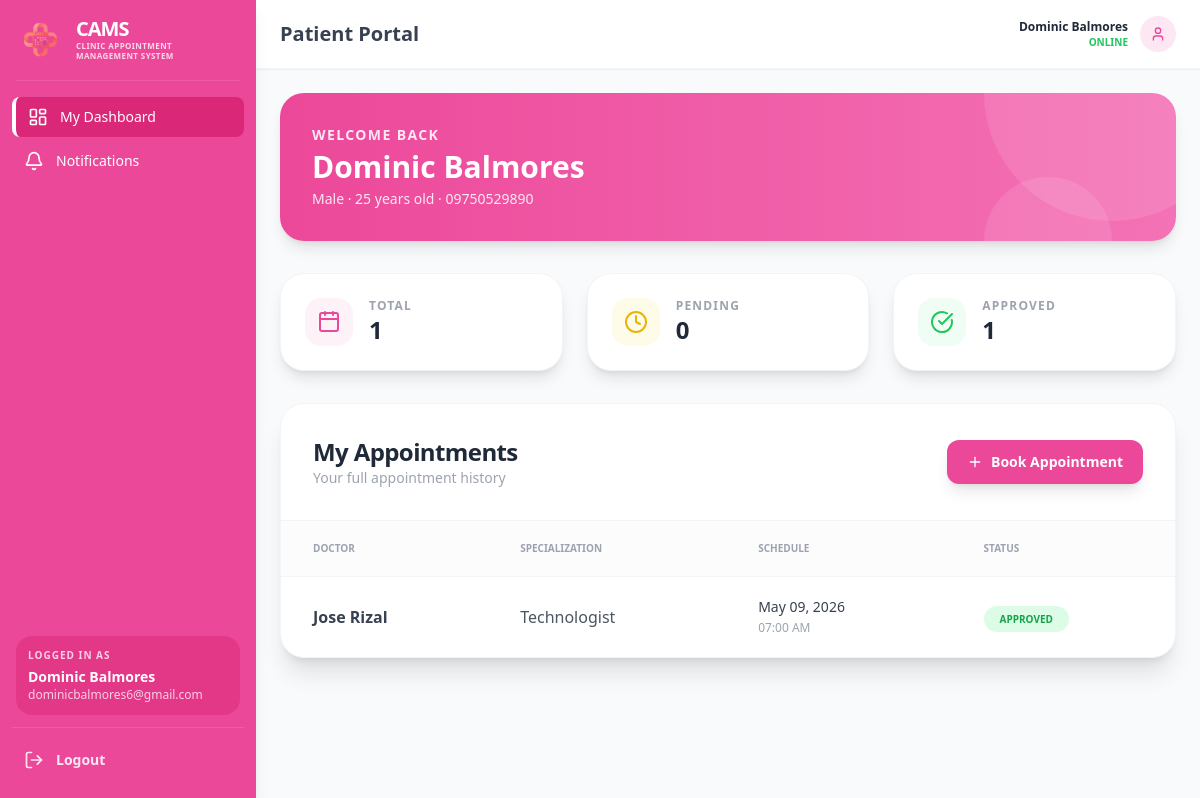
/patient_portal.php (signed in), run on the app's committed database.
### tables this page shows
CREATE TABLE `patients` (
  `id` int(11) NOT NULL,
  `name` varchar(100) NOT NULL,
  `age` int(11) DEFAULT NULL,
  `gender` varchar(10) DEFAULT NULL,
  `contact` varchar(20) NOT NULL,
  `email` varchar(100) NOT NULL,
  `address` text DEFAULT NULL,
  `status` varchar(20) DEFAULT 'Pending',
  `created_at` timestamp NOT NULL DEFAULT current_timestamp()
);

CREATE TABLE `users` (
  `id` int(11) NOT NULL,
  `username` varchar(100) DEFAULT NULL,
  `email` varchar(100) DEFAULT NULL,
  `password` varchar(255) NOT NULL,
  `role` enum('admin','staff','patient') DEFAULT 'patient',
  `created_at` timestamp NOT NULL DEFAULT current_timestamp()
);

CREATE TABLE `appointments` (
  `id` int(11) NOT NULL,
  `patient_id` int(11) NOT NULL,
  `doctor_id` int(11) NOT NULL,
  `appointment_date` date NOT NULL,
  `appointment_time` time NOT NULL,
  `status` enum('pending','approved','completed','cancelled') DEFAULT 'pending',
  `remarks` text DEFAULT NULL,
  `created_at` timestamp NOT NULL DEFAULT current_timestamp()
);

CREATE TABLE `doctors` (
  `id` int(11) NOT NULL,
  `name` varchar(100) NOT NULL,
  `specialization` varchar(100) DEFAULT NULL,
  `contact` varchar(20) DEFAULT NULL,
  `status` enum('available','unavailable') DEFAULT 'available',
  `created_at` timestamp NOT NULL DEFAULT current_timestamp()
);

### patient_portal.php (the view, shortened to what this page needs)
<?php
include("conn.php");
$username = $_SESSION['username'];
$u_res      = $conn->query("SELECT email FROM users WHERE username = '" . $conn->real_escape_string($username) . "'");
$u_data     = $u_res->fetch_assoc();
$user_email = $u_data['email'] ?? '';
$p_res   = $conn->query("SELECT * FROM patients WHERE email = '" . $conn->real_escape_string($user_email) . "' LIMIT 1");
$patient = $p_res->fetch_assoc();
$patient_id = $patient['id'] ?? null;
$appointments = [];
if ($patient_id) {
    $appt_res = $conn->query("
        SELECT a.*, d.name AS doctor_name, d.specialization
        FROM appointments a
        JOIN doctors d ON a.doctor_id = d.id
        WHERE a.patient_id = '$patient_id'
        ORDER BY a.appointment_date DESC, a.appointment_time DESC
    ");
    while ($row = $appt_res->fetch_assoc()) {
        $appointments[] = $row;
    }
}
$total_appts    = count($appointments);
$pending_count  = count(array_filter($appointments, fn($a) => $a['status'] === 'pending'));
$approved_count = count(array_filter($appointments, fn($a) => $a['status'] === 'approved'));
?>
<!DOCTYPE html>
<html lang="en">
<head>
    <script src="https://cdn.tailwindcss.com"></script>
</head>
<body class="bg-gray-50 overflow-hidden">
<div class="flex h-screen overflow-hidden">
    <aside id="sidebar" class="fixed md:static inset-y-0 left-0 z-50 w-64 bg-pink-500 text-white flex flex-col shadow-lg
                               -translate-x-full md:translate-x-0 transition-transform duration-300">
        <div class="flex items-center p-4 gap-3">
            <img class="w-12 h-12 flex-shrink-0" src="mainlogo.png" alt="CAMS Logo">
                        <div>
                <h1 class="font-bold text-xl uppercase tracking-tighter leading-none">CAMS</h1>
                <p class="font-bold text-[8px] text-pink-100 uppercase tracking-wider opacity-90 leading-tight mt-0.5">
                    Clinic Appointment <br> Management System
                </p>
            </div>
        </div>
        <hr class="border-pink-400 mx-4 opacity-50">
        <nav class="mt-4 flex-1 px-3">
            <ul class="space-y-1">
                <li>
                    <a href="patient_portal.php" class="flex items-center bg-pink-600 border-l-4 border-white px-3 py-2.5 rounded-lg transition-all">
                        <i data-lucide="layout-dashboard" class="w-5 h-5 flex-shrink-0"></i>
                        <span class="ml-3 font-medium text-sm whitespace-nowrap">My Dashboard</span>
                    </a>
                </li>
                <li>
                    <a href="patient_notifications.php" class="flex items-center hover:bg-pink-600 px-3 py-2.5 rounded-lg transition-all">
                        <i data-lucide="bell" class="w-5 h-5 flex-shrink-0"></i>
                        <span class="ml-3 font-medium text-sm whitespace-nowrap">Notifications</span>
                    </a>
                </li>
            </ul>
        </nav>
        <?php if ($patient): ?>
        <div class="px-4 pb-3">
            <div class="bg-pink-600/50 rounded-2xl p-3">
                <p class="text-[10px] text-pink-200 font-bold uppercase tracking-widest mb-1">Logged in as</p>
                <p class="font-bold text-white text-sm truncate"><?= htmlspecialchars($patient['name']); ?></p>
                <p class="text-pink-200 text-xs truncate"><?= htmlspecialchars($user_email); ?></p>
            </div>
        </div>
        <?php endif; ?>
        <div class="px-3 pb-5">
            <hr class="border-pink-400 mb-3 opacity-50">
            <button onclick="location.href='logout.php'" class="w-full flex items-center px-3 py-2.5 hover:bg-pink-700 rounded-xl transition-all text-pink-100 hover:text-white">
                <i data-lucide="log-out" class="w-5 h-5 flex-shrink-0"></i>
                <span class="ml-3 font-bold text-sm">Logout</span>
            </button>
        </div>
    </aside>
    <div class="flex-1 flex flex-col min-w-0 overflow-hidden">
        <header class="bg-white border-b border-gray-100 shadow-sm px-6 py-4 flex justify-between items-center flex-shrink-0">
            <div class="flex items-center gap-4">
                <h2 class="text-xl font-bold text-gray-700">Patient Portal</h2>
            </div>
            <div class="flex items-center gap-3">
                <div class="text-right hidden sm:block">
                    <p class="text-xs font-bold text-gray-800"><?= htmlspecialchars($patient['name'] ?? $username); ?></p>
                    <p class="text-[10px] text-green-500 font-semibold uppercase">Online</p>
                </div>
                <div class="w-9 h-9 bg-pink-100 rounded-full flex items-center justify-center text-pink-500">
                    <i data-lucide="user" class="w-4 h-4"></i>
                </div>
            </div>
        </header>
        <div class="flex-1 overflow-y-auto custom-scrollbar p-6">
            <?php if (!$patient_id): ?>
            <div class="bg-yellow-50 border border-yellow-200 rounded-2xl p-6 flex items-start gap-4">
                <div class="w-10 h-10 bg-yellow-100 rounded-xl flex items-center justify-center text-yellow-600 flex-shrink-0">
                    <i data-lucide="alert-triangle" class="w-5 h-5"></i>
                </div>
                <div>
                    <p class="font-bold text-yellow-800">Profile Not Linked</p>
                    <p class="text-sm text-yellow-700 mt-1">Your account is not linked to a patient record. Make sure the email on your account (<strong><?= htmlspecialchars($user_email); ?></strong>) matches the one registered in the clinic system, or contact the admin.</p>
                </div>
            </div>
            <?php else: ?>
            <div class="bg-gradient-to-r from-pink-500 to-pink-400 rounded-3xl p-8 mb-8 text-white relative overflow-hidden shadow-lg">
                <div class="absolute right-0 top-0 w-64 h-64 bg-white/10 rounded-full -translate-y-1/2 translate-x-1/4 pointer-events-none"></div>
                <div class="absolute right-16 bottom-0 w-32 h-32 bg-white/10 rounded-full translate-y-1/2 pointer-events-none"></div>
                <div class="relative">
                    <p class="text-pink-100 text-sm font-semibold uppercase tracking-widest mb-1">Welcome back</p>
                    <h2 class="text-3xl font-black mb-1"><?= htmlspecialchars($patient['name']); ?></h2>
                    <p class="text-pink-100 text-sm"><?= htmlspecialchars($patient['gender']); ?> &middot; <?= (int)$patient['age']; ?> years old &middot; <?= htmlspecialchars($patient['contact']); ?></p>
                </div>
            </div>
            <div class="grid grid-cols-1 sm:grid-cols-3 gap-6 mb-8">
                <div class="bg-white p-6 rounded-3xl shadow-lg border border-gray-100 flex items-center gap-4 hover:scale-105 transition-transform">
                    <div class="w-12 h-12 bg-pink-50 rounded-2xl flex items-center justify-center text-pink-500">
                        <i data-lucide="calendar" class="w-6 h-6"></i>
                    </div>
                    <div>
                        <p class="text-xs font-bold text-gray-400 uppercase tracking-widest">Total</p>
                        <p class="text-2xl font-black text-gray-800"><?= $total_appts; ?></p>
                    </div>
                </div>
                <div class="bg-white p-6 rounded-3xl shadow-lg border border-gray-100 flex items-center gap-4 hover:scale-105 transition-transform">
                    <div class="w-12 h-12 bg-yellow-50 rounded-2xl flex items-center justify-center text-yellow-500">
                        <i data-lucide="clock" class="w-6 h-6"></i>
                    </div>
                    <div>
                        <p class="text-xs font-bold text-gray-400 uppercase tracking-widest">Pending</p>
                        <p class="text-2xl font-black text-gray-800"><?= $pending_count; ?></p>
                    </div>
                </div>
                <div class="bg-white p-6 rounded-3xl shadow-lg border border-gray-100 flex items-center gap-4 hover:scale-105 transition-transform">
                    <div class="w-12 h-12 bg-green-50 rounded-2xl flex items-center justify-center text-green-500">
                        <i data-lucide="check-circle" class="w-6 h-6"></i>
                    </div>
                    <div>
                        <p class="text-xs font-bold text-gray-400 uppercase tracking-widest">Approved</p>
                        <p class="text-2xl font-black text-gray-800"><?= $approved_count; ?></p>
                    </div>
                </div>
            </div>
            <div class="bg-white rounded-3xl shadow-xl border border-gray-100 overflow-hidden">
                <div class="p-8 border-b border-gray-100 flex justify-between items-center">
                    <div>
                        <h3 class="text-2xl font-black text-gray-800 tracking-tight">My Appointments</h3>
                        <p class="text-sm text-gray-400 font-medium">Your full appointment history</p>
                    </div>
                    <button onclick="openBookModal()" class="flex items-center gap-2 bg-pink-500 hover:bg-pink-600 text-white px-5 py-3 rounded-xl text-sm font-bold shadow-lg transition-all active:scale-95">
                        <i data-lucide="plus" class="w-4 h-4"></i> Book Appointment
                    </button>
                </div>
                <?php if (empty($appointments)): ?>
                <div class="py-16 text-center">
                    <div class="w-16 h-16 bg-gray-100 rounded-full flex items-center justify-center mx-auto mb-4">
                        <i data-lucide="calendar-x" class="w-8 h-8 text-gray-400"></i>
                    </div>
                    <p class="text-gray-500 font-semibold">No appointments yet</p>
                    <p class="text-sm text-gray-400 mt-1">Book your first appointment to get started.</p>
                </div>
                <?php else: ?>
                <div class="overflow-x-auto custom-scrollbar">
                    <table class="w-full text-left border-collapse">
                        <thead>
                            <tr class="bg-gray-50/50 text-gray-400 uppercase text-[10px] font-black border-b border-gray-100">
                                <th class="px-8 py-5">Doctor</th>
                                <th class="px-8 py-5">Specialization</th>
                                <th class="px-8 py-5">Schedule</th>
                                <th class="px-8 py-5">Status</th>
                            </tr>
                        </thead>
                        <tbody class="divide-y divide-gray-50">
                            <?php foreach ($appointments as $appt):
                                $status       = $appt['status'];
                                $status_class = match($status) {
                                    'approved' => 'bg-green-100 text-green-600',
                                    'pending'  => 'bg-yellow-100 text-yellow-600',
                                    default    => 'bg-red-100 text-red-600',
                                };
                            ?>
                            <tr class="hover:bg-pink-50/30 transition-all">
                                <td class="px-8 py-5 font-bold text-gray-700"><?= htmlspecialchars($appt['doctor_name']); ?></td>
                                <td class="px-8 py-5 text-gray-600"><?= htmlspecialchars($appt['specialization']); ?></td>
                                <td class="px-8 py-5 text-sm">
                                    <span class="font-medium text-gray-700"><?= date('M d, Y', strtotime($appt['appointment_date'])); ?></span><br>
                                    <span class="text-xs text-gray-400"><?= date('h:i A', strtotime($appt['appointment_time'])); ?></span>
                                </td>
                                <td class="px-8 py-5">
                                    <span class="<?= $status_class; ?> px-4 py-1.5 rounded-full text-[10px] font-black uppercase"><?= htmlspecialchars($status); ?></span>
                                </td>
                            </tr>
                            <?php endforeach; ?>
                        </tbody>
                    </table>
                </div>
                <?php endif; ?>
            </div>
            <?php endif; ?>
        </div>
    </div>
</div>
</body>
</html>

### data on the page
patients: name "Dominic Balmores", gender "Male", age "25", contact "09750529890"
users: email "dominicbalmores6@gmail.com"
appointments: status "0", status "1", doctor.name "Jose Rizal", doctor.specialization "Technologist", appointment_date "May 09, 2026", appointment_time "07:00 AM", status "APPROVED"

### other printed values
$total_appts "1"
